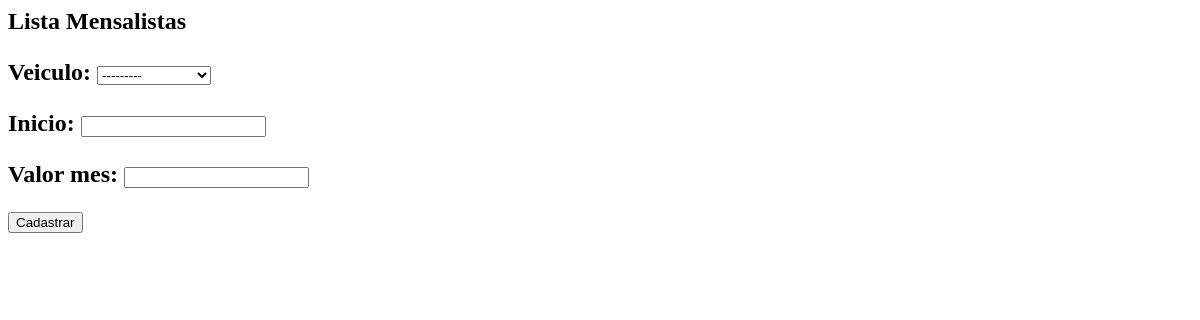
Before: /core/mensalistas/ with the older database file.
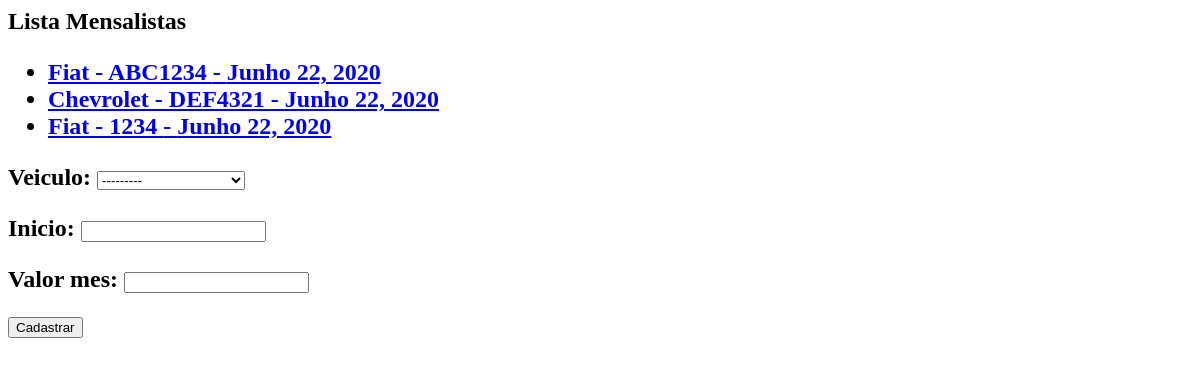
After: the same page with the newer database file.
### core/models.py (models this page shows, shortened)
class Mensalista(models.Model):
	veiculo = models.ForeignKey(Veiculo, on_delete=models.PROTECT)
	inicio = models.DateField()
	valor_mes = models.DecimalField(max_digits=6, decimal_places=2)

class Veiculo(models.Model):
	marca = models.ForeignKey(Marca, on_delete=models.PROTECT)
	placa = models.CharField(max_length=7)
	proprietario = models.ForeignKey(Pessoa, on_delete=models.PROTECT)
	cor = models.CharField(max_length=15)
	observacoes = models.TextField()
	def __str__(self):
		return self.marca.nome + ' - ' + self.placa

class Marca(models.Model):
	nome = models.CharField(max_length=50)

### core/views.py (the view)
def lista_mensalistas(request):
	mensalistas = Mensalista.objects.all()
	form = MensalistaForm()
	data = {'mensalistas': mensalistas, 'form': form}
	return render(request, 'core/lista_mensalistas.html', data)

### core/forms.py
class MensalistaForm(ModelForm):
	class Meta:
		model = Mensalista
		fields = '__all__'

### core/templates/core/lista_mensalistas.html (shortened to what this page needs)
<h2>Lista Mensalistas
<ul>
{% for mensalista in mensalistas%}
	<li>
		<a href="{% url 'core_mensalista_update' mensalista.id %}">{{ mensalista.veiculo }} - {{ mensalista.inicio}}</a>
	</li>
{% endfor %}
</ul>
<form action="{% url 'core_mensalista_novo' %}" method="POST">
	{{ form.as_p }}
	<button type="submit">Cadastrar</button>
</form>

Changed rows visible on the page:
added Mensalista: veiculo "Fiat - ABC1234", inicio "Junho 22, 2020"
added Mensalista: veiculo "Chevrolet - DEF4321", inicio "Junho 22, 2020"
added Mensalista: veiculo "Fiat - 1234", inicio "Junho 22, 2020"
